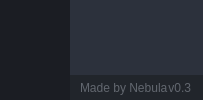
        <widget class="QFrame" name="frame_center">
         <property name="sizePolicy">
          <sizepolicy hsizetype="Expanding" vsizetype="Expanding">
           <horstretch>0</horstretch>
           <verstretch>0</verstretch>
          </sizepolicy>
         </property>
         <property name="styleSheet">
          <string notr="true">QFrame{background-color: rgb(40, 44, 52);}</string>
         </property>
         <property name="frameShape">
          <enum>QFrame::NoFrame</enum>
         </property>
         <property name="frameShadow">
          <enum>QFrame::Raised</enum>
         </property>
         <layout class="QHBoxLayout" name="horizontalLayout_2">
          <property name="spacing">
           <number>0</number>
          </property>
          <property name="leftMargin">
           <number>0</number>
          </property>
          <property name="topMargin">
           <number>0</number>
          </property>
          <property name="rightMargin">
           <number>0</number>
          </property>
          <property name="bottomMargin">
           <number>0</number>
          </property>
          <item>
           <widget class="QFrame" name="frame_left_menu">
            <property name="sizePolicy">
             <sizepolicy hsizetype="Preferred" vsizetype="Preferred">
              <horstretch>0</horstretch>
              <verstretch>0</verstretch>
             </sizepolicy>
            </property>
            <property name="minimumSize">
             <size>
              <width>70</width>
              <height>0</height>
             </size>
            </property>
            <property name="maximumSize">
             <size>
              <width>70</width>
              <height>16777215</height>
             </size>
            </property>
            <property name="layoutDirection">
             <enum>Qt::LeftToRight</enum>
            </property>
            <property name="styleSheet">
             <string notr="true">background-color: rgb(27, 29, 35);</string>
            </property>
            <property name="frameShape">
             <enum>QFrame::NoFrame</enum>
            </property>
            <property name="frameShadow">
             <enum>QFrame::Raised</enum>
            </property>
            <layout class="QVBoxLayout" name="verticalLayout_5">
             <property name="spacing">
              <number>1</number>
             </property>
             <property name="leftMargin">
              <number>0</number>
             </property>
             <property name="topMargin">
              <number>0</number>
             </property>
             <property name="rightMargin">
              <number>0</number>
             </property>
             <property name="bottomMargin">
              <number>0</number>
             </property>
             <item alignment="Qt::AlignTop">
              <widget class="QFrame" name="frame_menus">
               <property name="frameShape">
                <enum>QFrame::NoFrame</enum>
               </property>
               <property name="frameShadow">
                <enum>QFrame::Raised</enum>
               </property>
               <layout class="QVBoxLayout" name="layout_menus">
                <property name="spacing">
                 <number>0</number>
                </property>
                <property name="leftMargin">
                 <number>0</number>
                </property>
                <property name="topMargin">
                 <number>0</number>
                </property>
                <property name="rightMargin">
                 <number>0</number>
                </property>
                <property name="bottomMargin">
                 <number>0</number>
                </property>
                <item>
                 <widget class="QPushButton" name="btn_home_page">
                  <property name="sizePolicy">
                   <sizepolicy hsizetype="Minimum" vsizetype="Fixed">
                    <horstretch>0</horstretch>
                    <verstretch>0</verstretch>
                   </sizepolicy>
                  </property>
                  <property name="font">
                   <font>
                    <pointsize>14</pointsize>
                   </font>
                  </property>
                  <property name="toolTip">
                   <string>&lt;html&gt;&lt;head/&gt;&lt;body&gt;&lt;p&gt;Home&lt;/p&gt;&lt;/body&gt;&lt;/html&gt;</string>
                  </property>
                  <property name="layoutDirection">
                   <enum>Qt::LeftToRight</enum>
                  </property>
                  <property name="styleSheet">
                   <string notr="true">
QPushButton {	
	border: none;
	background-color: transparent;
}
QPushButton:hover {
	background-color: rgb(52, 59, 72);
}
QPushButton:pressed {	
	background-color: rgb(85, 170, 255);
}
QPushButton:disabled {	
	border-right: 6px solid rgb(85, 170, 255);
}</string>
                  </property>
                  <property name="text">
                   <string/>
                  </property>
                  <property name="iconSize">
                   <size>
                    <width>32</width>
                    <height>32</height>
                   </size>
                  </property>
                 </widget>
                </item>
                <item>
                 <widget class="QPushButton" name="btn_indicators_page">
                  <property name="font">
                   <font>
                    <pointsize>14</pointsize>
                   </font>
                  </property>
                  <property name="toolTip">
                   <string>&lt;html&gt;&lt;head/&gt;&lt;body&gt;&lt;p&gt;Indicators&lt;/p&gt;&lt;/body&gt;&lt;/html&gt;</string>
                  </property>
                  <property name="styleSheet">
                   <string notr="true">QPushButton {	
	border: none;
	background-color: transparent;
}
QPushButton:hover {
	background-color: rgb(52, 59, 72);
}
QPushButton:pressed {	
	background-color: rgb(85, 170, 255);
}
QPushButton:disabled {	
	border-right: 6px solid rgb(85, 170, 255);
}</string>
                  </property>
                  <property name="text">
                   <string/>
                  </property>
                  <property name="iconSize">
                   <size>
                    <width>32</width>
                    <height>32</height>
                   </size>
                  </property>
                 </widget>
                </item>
                <item>
                 <widget class="QPushButton" name="btn_targets_page">
                  <property name="sizePolicy">
                   <sizepolicy hsizetype="Minimum" vsizetype="Fixed">
                    <horstretch>0</horstretch>
                    <verstretch>0</verstretch>
                   </sizepolicy>
                  </property>
                  <property name="font">
                   <font>
                    <pointsize>14</pointsize>
                   </font>
                  </property>
                  <property name="toolTip">
                   <string>&lt;html&gt;&lt;head/&gt;&lt;body&gt;&lt;p&gt;Targets&lt;/p&gt;&lt;/body&gt;&lt;/html&gt;</string>
                  </property>
                  <property name="styleSheet">
                   <string notr="true">QPushButton {	
	border: none;
	background-color: transparent;
}
QPushButton:hover {
	background-color: rgb(52, 59, 72);
}
QPushButton:pressed {	
	background-color: rgb(85, 170, 255);
}
QPushButton:disabled {	
	border-right: 6px solid rgb(85, 170, 255);
}</string>
                  </property>
                  <property name="text">
                   <string/>
                  </property>
                  <property name="iconSize">
                   <size>
                    <width>32</width>
                    <height>32</height>
                   </size>
                  </property>
                 </widget>
                </item>
               </layout>
              </widget>
             </item>
            </layout>
           </widget>
          </item>
          <item>
           <widget class="QFrame" name="frame_content_right">
            <property name="styleSheet">
             <string notr="true">background-color: rgb(44, 49, 60);</string>
            </property>
            <property name="frameShape">
             <enum>QFrame::NoFrame</enum>
            </property>
            <property name="frameShadow">
             <enum>QFrame::Raised</enum>
            </property>
            <layout class="QVBoxLayout" name="verticalLayout_4">
             <property name="spacing">
              <number>0</number>
             </property>
             <property name="leftMargin">
              <number>0</number>
             </property>
             <property name="topMargin">
              <number>0</number>
             </property>
             <property name="rightMargin">
              <number>0</number>
             </property>
             <property name="bottomMargin">
              <number>0</number>
             </property>
             <item>
              <widget class="QFrame" name="frame_content">
               <property name="frameShape">
                <enum>QFrame::NoFrame</enum>
               </property>
               <property name="frameShadow">
                <enum>QFrame::Raised</enum>
               </property>
               <layout class="QVBoxLayout" name="verticalLayout_9">
                <property name="spacing">
                 <number>0</number>
                </property>
                <property name="leftMargin">
                 <number>5</number>
                </property>
                <property name="topMargin">
                 <number>5</number>
                </property>
                <property name="rightMargin">
                 <number>5</number>
                </property>
                <property name="bottomMargin">
                 <number>5</number>
                </property>
                <item>
                 <widget class="QStackedWidget" name="stackedWidget">
                  <property name="styleSheet">
                   <string notr="true"/>
                  </property>
                  <property name="currentIndex">
                   <number>0</number>
                  </property>
                  <widget class="QWidget" name="page">
                   <layout class="QVBoxLayout" name="verticalLayout_6"/>
                  </widget>
                 </widget>
                </item>
               </layout>
              </widget>
             </item>
             <item>
              <widget class="QFrame" name="frame_grip">
               <property name="minimumSize">
                <size>
                 <width>0</width>
                 <height>25</height>
                </size>
               </property>
               <property name="maximumSize">
                <size>
                 <width>16777215</width>
                 <height>25</height>
                </size>
               </property>
               <property name="styleSheet">
                <string notr="true">background-color: rgb(33, 37, 43);</string>
               </property>
               <property name="frameShape">
                <enum>QFrame::NoFrame</enum>
               </property>
               <property name="frameShadow">
                <enum>QFrame::Raised</enum>
               </property>
               <layout class="QHBoxLayout" name="horizontalLayout_6">
                <property name="spacing">
                 <number>0</number>
                </property>
                <property name="leftMargin">
                 <number>0</number>
                </property>
                <property name="topMargin">
                 <number>0</number>
                </property>
                <property name="rightMargin">
                 <number>2</number>
                </property>
                <property name="bottomMargin">
                 <number>0</number>
                </property>
                <item>
                 <widget class="QFrame" name="frame_label_bottom">
                  <property name="frameShape">
                   <enum>QFrame::NoFrame</enum>
                  </property>
                  <property name="frameShadow">
                   <enum>QFrame::Raised</enum>
                  </property>
                  <layout class="QHBoxLayout" name="horizontalLayout_7">
                   <property name="spacing">
                    <number>0</number>
                   </property>
                   <property name="leftMargin">
                    <number>10</number>
                   </property>
                   <property name="topMargin">
                    <number>0</number>
                   </property>
                   <property name="rightMargin">
                    <number>10</number>
                   </property>
                   <property name="bottomMargin">
                    <number>0</number>
                   </property>
                   <item>
                    <widget class="QLabel" name="label_credits">
                     <property name="font">
                      <font>
                       <family>Segoe UI</family>
                      </font>
                     </property>
                     <property name="styleSheet">
                      <string notr="true">color: rgb(98, 103, 111);</string>
                     </property>
                     <property name="text">
                      <string>Made by Nebula</string>
                     </property>
                    </widget>
                   </item>
                   <item>
                    <widget class="QLabel" name="label_version">
                     <property name="maximumSize">
                      <size>
                       <width>100</width>
                       <height>16777215</height>
                      </size>
                     </property>
                     <property name="font">
                      <font>
                       <family>Segoe UI</family>
                      </font>
                     </property>
                     <property name="styleSheet">
                      <string notr="true">color: rgb(98, 103, 111);</string>
                     </property>
                     <property name="text">
                      <string>v0.3</string>
                     </property>
                     <property name="alignment">
                      <set>Qt::AlignRight|Qt::AlignTrailing|Qt::AlignVCenter</set>
                     </property>
                    </widget>
                   </item>
                  </layout>
                 </widget>
                </item>
                <item>
                 <widget class="QFrame" name="frame_size_grip">
                  <property name="maximumSize">
                   <size>
                    <width>20</width>
                    <height>20</height>
                   </size>
                  </property>
                  <property name="styleSheet">
                   <string notr="true">QSizeGrip {
	background-position: center;
	background-repeat: no-reperat;
}</string>
                  </property>
                  <property name="frameShape">
                   <enum>QFrame::NoFrame</enum>
                  </property>
                  <property name="frameShadow">
                   <enum>QFrame::Raised</enum>
                  </property>
                 </widget>
                </item>
               </layout>
              </widget>
             </item>
            </layout>
           </widget>
          </item>
         </layout>
         <zorder>frame_content_right</zorder>
         <zorder>frame_left_menu</zorder>
        </widget>
